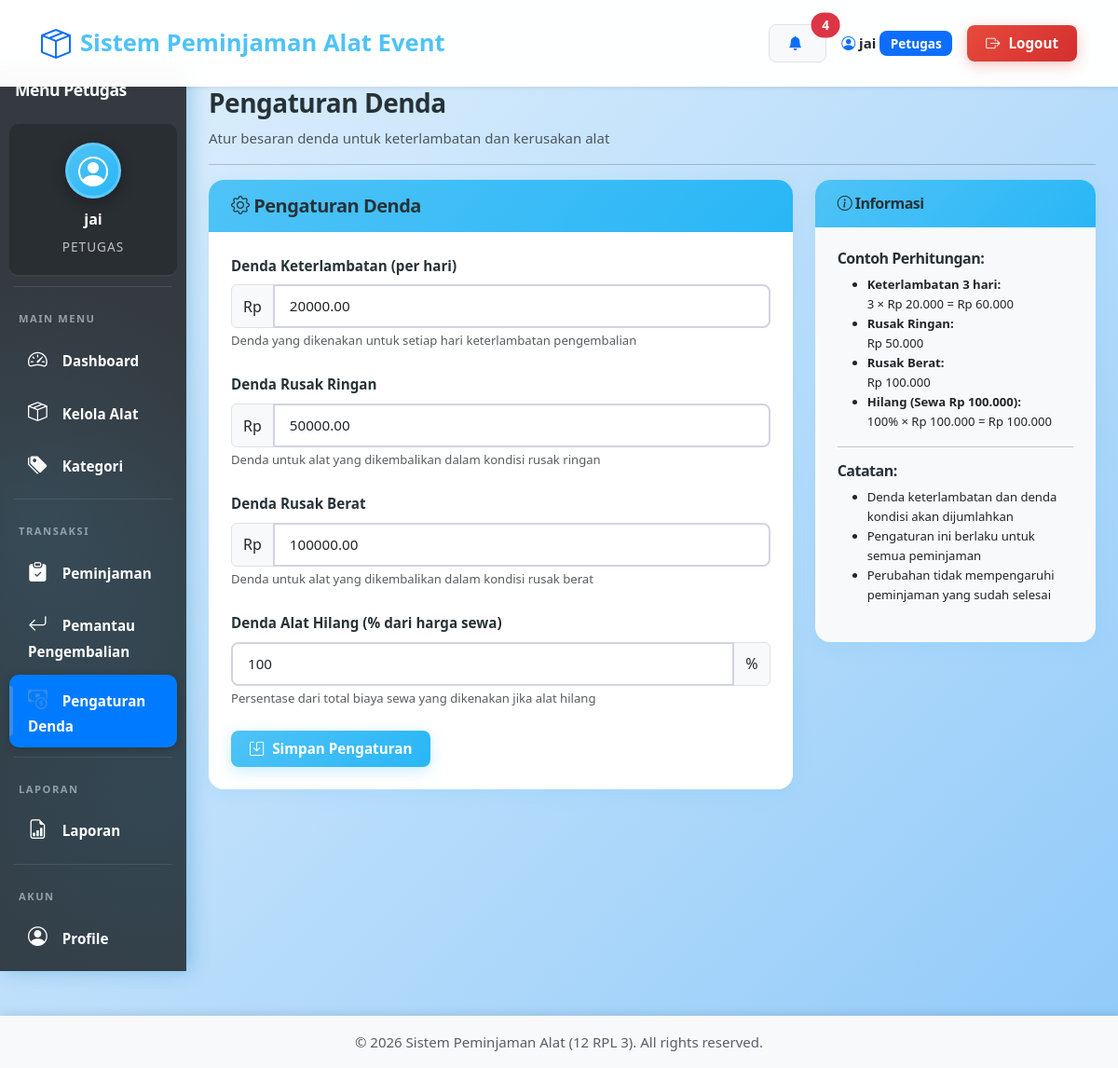
Screenshot of /petugas/pengaturan_denda.php (signed in) with the database file from the repository.
### tables this page shows
CREATE TABLE `pengaturan_denda` (
  `id` int NOT NULL,
  `denda_per_hari` decimal(10,2) NOT NULL DEFAULT '10000.00',
  `denda_rusak_ringan` decimal(10,2) NOT NULL DEFAULT '50000.00',
  `denda_rusak_berat` decimal(10,2) NOT NULL DEFAULT '100000.00',
  `denda_hilang_persen` int NOT NULL DEFAULT '100',
  `updated_at` timestamp NULL DEFAULT CURRENT_TIMESTAMP ON UPDATE CURRENT_TIMESTAMP
);

### petugas/pengaturan_denda.php (the view, shortened to what this page needs)
<?php
require_once '../config/database.php';
$pengaturan = mysqli_fetch_assoc(mysqli_query($conn, "SELECT * FROM pengaturan_denda LIMIT 1"));
include '../includes/header.php';
?>
<div class="container-fluid">
    <div class="row">
        <?php include '../includes/petugas_sidebar.php'; ?>
        <div class="col-md-10 p-4">
            <h2>Pengaturan Denda</h2>
            <p class="text-muted">Atur besaran denda untuk keterlambatan dan kerusakan alat</p>
            <hr>
            <div class="row">
                <div class="col-md-8">
                    <div class="card">
                        <div class="card-header bg-primary text-white">
                            <h5 class="mb-0"><i class="bi bi-gear"></i> Pengaturan Denda</h5>
                        </div>
                        <div class="card-body">
                            <form method="POST">
                                <div class="mb-4">
                                    <label class="form-label"><strong>Denda Keterlambatan (per hari)</strong></label>
                                    <div class="input-group">
                                        <span class="input-group-text">Rp</span>
                                        <input type="number" name="denda_per_hari" class="form-control"
                                               value="<?php echo $pengaturan['denda_per_hari']; ?>" required>
                                    </div>
                                    <small class="text-muted">Denda yang dikenakan untuk setiap hari keterlambatan pengembalian</small>
                                </div>
                                <div class="mb-4">
                                    <label class="form-label"><strong>Denda Rusak Ringan</strong></label>
                                    <div class="input-group">
                                        <span class="input-group-text">Rp</span>
                                        <input type="number" name="denda_rusak_ringan" class="form-control"
                                               value="<?php echo $pengaturan['denda_rusak_ringan']; ?>" required>
                                    </div>
                                    <small class="text-muted">Denda untuk alat yang dikembalikan dalam kondisi rusak ringan</small>
                                </div>
                                <div class="mb-4">
                                    <label class="form-label"><strong>Denda Rusak Berat</strong></label>
                                    <div class="input-group">
                                        <span class="input-group-text">Rp</span>
                                        <input type="number" name="denda_rusak_berat" class="form-control"
                                               value="<?php echo $pengaturan['denda_rusak_berat']; ?>" required>
                                    </div>
                                    <small class="text-muted">Denda untuk alat yang dikembalikan dalam kondisi rusak berat</small>
                                </div>
                                <div class="mb-4">
                                    <label class="form-label"><strong>Denda Alat Hilang (% dari harga sewa)</strong></label>
                                    <div class="input-group">
                                        <input type="number" name="denda_hilang_persen" class="form-control"
                                               value="<?php echo $pengaturan['denda_hilang_persen']; ?>"
                                               min="0" max="200" required>
                                        <span class="input-group-text">%</span>
                                    </div>
                                    <small class="text-muted">Persentase dari total biaya sewa yang dikenakan jika alat hilang</small>
                                </div>
                                <button type="submit" class="btn btn-primary">
                                    <i class="bi bi-save"></i> Simpan Pengaturan
                                </button>
                            </form>
                        </div>
                    </div>
                </div>
                <div class="col-md-4">
                    <div class="card bg-light">
                        <div class="card-header">
                            <h6 class="mb-0"><i class="bi bi-info-circle"></i> Informasi</h6>
                        </div>
                        <div class="card-body">
                            <h6>Contoh Perhitungan:</h6>
                            <ul class="small">
                                <li><strong>Keterlambatan 3 hari:</strong><br>
                                    3 × Rp <?php echo number_format($pengaturan['denda_per_hari'], 0, ',', '.'); ?> =
                                    Rp <?php echo number_format($pengaturan['denda_per_hari'] * 3, 0, ',', '.'); ?>
                                </li>
                                <li><strong>Rusak Ringan:</strong><br>
                                    Rp <?php echo number_format($pengaturan['denda_rusak_ringan'], 0, ',', '.'); ?>
                                </li>
                                <li><strong>Rusak Berat:</strong><br>
                                    Rp <?php echo number_format($pengaturan['denda_rusak_berat'], 0, ',', '.'); ?>
                                </li>
                                <li><strong>Hilang (Sewa Rp 100.000):</strong><br>
                                    <?php echo $pengaturan['denda_hilang_persen']; ?>% × Rp 100.000 =
                                    Rp <?php echo number_format(100000 * $pengaturan['denda_hilang_persen'] / 100, 0, ',', '.'); ?>
                                </li>
                            </ul>
                            <hr>
                            <h6>Catatan:</h6>
                            <ul class="small">
                                <li>Denda keterlambatan dan denda kondisi akan dijumlahkan</li>
                                <li>Pengaturan ini berlaku untuk semua peminjaman</li>
                                <li>Perubahan tidak mempengaruhi peminjaman yang sudah selesai</li>
                            </ul>
                        </div>
                    </div>
                </div>
            </div>
        </div>
    </div>
</div>
<?php include '../includes/footer.php'; ?>

### assets/css/variables.css (style rules this page uses)
:root { --primary: #4FC3F7; --primary-dark: #29B6F6; --primary-light: #81D4FA; --secondary: #78909C; --success: #66BB6A; --info: #42A5F5; --warning: #FFA726; --danger: #EF5350; --light: #E3F2FD; --dark: #263238; --blue-gradient: linear-gradient(135deg, #4FC3F7 0%, #29B6F6 100%); --blue-gradient-dark: linear-gradient(135deg, #29B6F6 0%, #0288D1 100%); --sidebar-gradient: linear-gradient(180deg, #0277BD 0%, #01579B 100%); --card-gradient: linear-gradient(135deg, #E3F2FD 0%, #BBDEFB 100%); --card-shadow: 0 4px 20px rgba(79, 195, 247, 0.15); --button-shadow: 0 4px 15px rgba(79, 195, 247, 0.3); --hover-shadow: 0 8px 30px rgba(79, 195, 247, 0.25); --spacing-sm: 0.5rem; --spacing-md: 1rem; --spacing-lg: 1.5rem; --spacing-xl: 2rem; --radius-sm: 8px; --radius-md: 12px; --radius-lg: 16px; --font-family: 'Segoe UI', Tahoma, Geneva, Verdana, sans-serif; --font-size-base: 15px; --font-weight-normal: 500; --font-weight-bold: 700; }

### assets/css/base.css (style rules this page uses)
* { margin: 0; padding: 0; box-sizing: border-box; }
html { scroll-behavior: smooth; }
body { font-family: var(--font-family); background: linear-gradient(135deg, #E3F2FD 0%, #BBDEFB 50%, #90CAF9 100%); background-attachment: fixed; min-height: 100vh; color: var(--dark); font-size: var(--font-size-base); line-height: 1.6; padding-top: 70px; }
h1, h2, h3, h4, h5, h6 { font-weight: var(--font-weight-bold); color: var(--dark); letter-spacing: -0.5px; }
h2 { font-size: 1.75rem; margin-bottom: 0.5rem; }
p, td, th, label, span { color: var(--dark); }
strong { font-weight: var(--font-weight-bold); }

### assets/css/components.css (style rules this page uses)
.card { border: none; border-radius: var(--radius-lg); box-shadow: var(--card-shadow); overflow: hidden; margin-bottom: var(--spacing-lg); background: white; transition: all 0.3s ease; }
.card-header { background: var(--blue-gradient); color: white; font-weight: var(--font-weight-bold); font-size: 1.1rem; padding: var(--spacing-md) var(--spacing-lg); border: none; }
.card-body { padding: var(--spacing-lg); }
.btn { border-radius: var(--radius-sm); padding: var(--spacing-sm) 1.25rem; font-weight: 600; font-size: 0.95rem; transition: all 0.3s ease; border: none; }
.btn i { margin-right: 5px; }
.btn-primary { background: var(--blue-gradient); box-shadow: var(--button-shadow); color: white; }
.form-control, .form-select { border-radius: var(--radius-sm); border: 2px solid #d1d3e2; padding: 0.65rem var(--spacing-md); transition: all 0.3s ease; font-size: 0.95rem; font-weight: var(--font-weight-normal); }
.form-label { font-weight: var(--font-weight-bold); color: var(--dark); margin-bottom: var(--spacing-sm); font-size: 0.95rem; }

### rows the page displays
pengaturan_denda: denda_per_hari "20000.00", denda_rusak_ringan "50000.00", denda_rusak_berat "100000.00", denda_hilang_persen "100", denda_per_hari "20.000", $pengaturan['denda_per_hari']*3 "60.000", denda_rusak_ringan "50.000", denda_rusak_berat "100.000", 100000*$pengaturan['denda_hilang_persen']/100 "100.000"

### other values shown
$notif_count "4"
$_SESSION['nama'] "jai"
$_SESSION['role'] "Petugas"
$_SESSION['role'] "PETUGAS"
